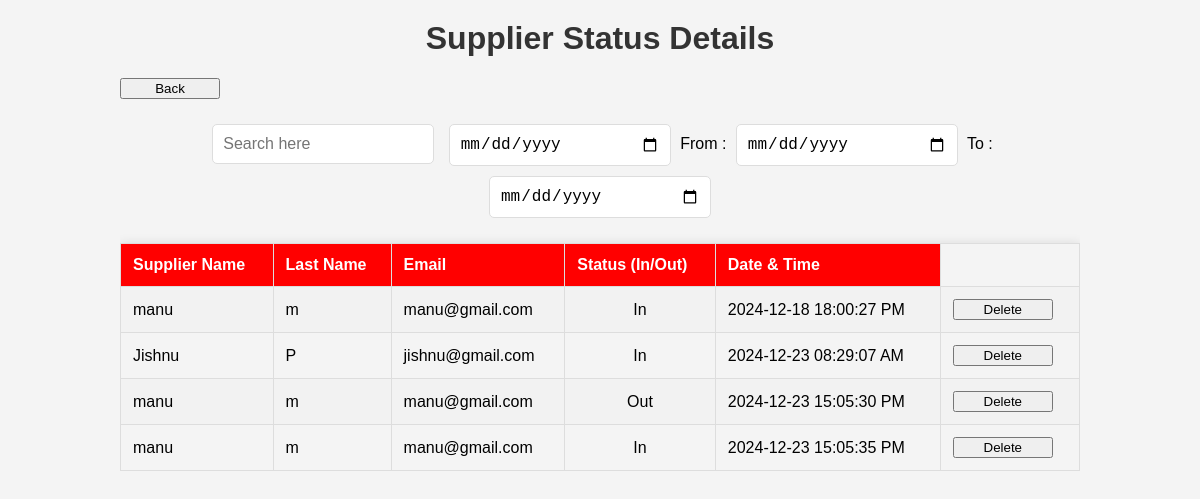
The page /supplier_detail/ (signed in) on the database its author committed.
### kfd/models.py (models this page shows, shortened)
class Supplier_status(models.Model):
    in_out = models.CharField(max_length=200, null=True)
    date_time = models.DateTimeField(auto_now_add=True, null=True)
    supplier_reg = models.ForeignKey(Registration, on_delete=models.CASCADE, related_name='in_status', null=True)
    last_updated = models.DateTimeField(auto_now=True, null=True)
    address = models.CharField(max_length=500, blank=True, null=True)
    latitude = models.DecimalField(max_digits=9, decimal_places=6, blank=True, null=True)
    longitude = models.DecimalField(max_digits=9, decimal_places=6, blank=True, null=True)

class Registration(models.Model):
    user = models.OneToOneField(User, on_delete=models.CASCADE)
    User_role = models.CharField(max_length=20)
    Password = models.CharField(max_length=128)

### kfd/views.py (the view, shortened to what this page needs)
# urls.py: path('supplier_detail/',kfd.views.supplier_details, name='supplier_detail'),
@login_required
def supplier_details(request):
    srch = request.GET.get('srch','')
    date = request.GET.get('date', '')
    from_date = request.GET.get('from_date', '')
    to_date = request.GET.get('to_date', '')
    orders = Supplier_status.objects.all()
    if date:
        try:
            date = datetime.strptime(date, '%Y-%m-%d').date()
            orders = orders.filter(date_time__date=date)
        except ValueError:
            pass  # Ignore invalid date input
    try:
        if from_date and to_date:
            from_date = datetime.strptime(from_date, '%Y-%m-%d').date()
            to_date = datetime.strptime(to_date, '%Y-%m-%d').date()
            orders = orders.filter(date_time__date__range=(from_date, to_date))
    except ValueError:
        pass  # Ignore invalid date input
    context = {
        'supplier_statuses': orders
    }
    return render(request, 'supplier_details.html', context)

### Templates/supplier_details.html (shortened to what this page needs)
<!DOCTYPE html>
<html lang="en">
<head>
</head>
<body>
    <div class="container">
        <h1>Supplier Status Details</h1>
        <button type="button" onclick="window.location.href='{% url 'admin_home' %}';" style="width:100px">Back</button>
        <form method="GET" action="{% url 'supplier_detail' %}" id="search-form">
            <input type="text" name="srch" placeholder="Search here">
            <input type="date" name="date">
            <label for="from_date">From :</label>
            <input type="date" class="date-format" name="from_date" placeholder="From DD-MM-YY">
            <label for="to_date">To :</label>
            <input type="date" class="date-format" name="to_date" placeholder="To DD-MM-YY">
        </form>
        <table id="supplier-table">
            <tr>
                <th>Supplier Name</th>
                <th>Last Name</th>
                <th>Email</th>
                <th>Status (In/Out)</th>
                <th>Date & Time</th>
            </tr>
            {% if supplier_statuses %}
                {% for status in supplier_statuses %}
                <tr>
                    <td>{{ status.supplier_reg.user.first_name }}</td>
                    <td>{{ status.supplier_reg.user.last_name }}</td>
                    <td>{{ status.supplier_reg.user.email }}</td>
                    <td class="center">{{ status.in_out }}</td>
                    <td>{{ status.date_time|date:"Y-m-d H:i:s A" }}</td>
                    <td>
                        <button type="button" onclick="window.location.href='{% url 'delete_suppl_stats_adm' status.id %}';" style="width:100px">Delete</button>
                    </td>
                </tr>
                {% endfor %}
            {% else %}
                <tr>
                    <td colspan="5" class="center">No supplier status records found.</td>
                </tr>
            {% endif %}
        </table>
    </div>
</body>
</html>

### Templates/supplier_details.html (style rules this page uses)
body { font-family: Arial, sans-serif; margin: 0; padding: 0; background-color: #f4f4f4; }
.container { width: 80%; margin: auto; overflow: hidden; }
h1 { text-align: center; color: #333; margin-top: 20px; }
form { margin-top: 20px; text-align: center; }
form input[type="text"], form input[type="date"], form button { padding: 10px; font-size: 16px; margin: 5px; border-radius: 5px; border: 1px solid #ddd; }
form input[type="text"], form input[type="date"] { width: 200px; transition: all 0.3s ease; }
table { width: 100%; margin-top: 20px; border-collapse: collapse; box-shadow: 0px 0px 10px rgba(0, 0, 0, 0.1); }
table, th, td { border: 1px solid #ddd; }
th, td { padding: 12px; text-align: left; }
th { background-color: red; color: white; }
tr:nth-child(even) { background-color: #f2f2f2; }
.center { text-align: center; }

### rows shown on the page
Supplier_status: supplier_reg.user.first_name "manu", supplier_reg.user.last_name "m", supplier_reg.user.email "manu@gmail.com", in_out "In", date_time "2024-12-18 18:00:27 PM"
Supplier_status: supplier_reg.user.first_name "Jishnu", supplier_reg.user.last_name "P", supplier_reg.user.email "jishnu@gmail.com", in_out "In", date_time "2024-12-23 08:29:07 AM"
Supplier_status: supplier_reg.user.first_name "manu", supplier_reg.user.last_name "m", supplier_reg.user.email "manu@gmail.com", in_out "Out", date_time "2024-12-23 15:05:30 PM"
Supplier_status: supplier_reg.user.first_name "manu", supplier_reg.user.last_name "m", supplier_reg.user.email "manu@gmail.com", in_out "In", date_time "2024-12-23 15:05:35 PM"
